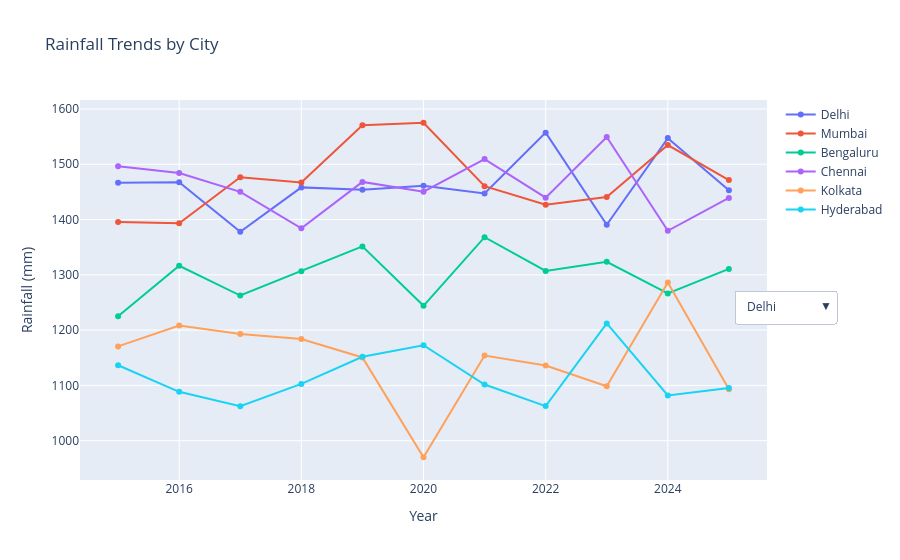

The code cell stored with this chart in its notebook:
### Code cell
# 8. Plotly: Rainfall with Dropdown by City
cities = df['City'].unique()
fig = go.Figure()

for city in cities:
    city_df = df[df['City'] == city].groupby('Year')['Rainfall'].sum().reset_index()
    fig.add_trace(go.Scatter(x=city_df['Year'], y=city_df['Rainfall'],
                             mode='lines+markers', name=city, visible=True))

fig.update_layout(
    title="Rainfall Trends by City",
    xaxis_title="Year",
    yaxis_title="Rainfall (mm)",
    updatemenus=[{
        "buttons": [
            {"label": city, "method": "update",
             "args": [{"visible": [c==city for c in cities]},
                      {"title": f"Rainfall in {city}"}]}
            for city in cities
        ],
        "direction": "down",
        "x": 1.1, "y": 0.5
    }]
)

fig.show()

### Figure 1 — Plotly figure (JSON) as saved in the notebook; plotly's stock layout.template omitted (floating-point values rounded to 4 significant figures)
{"data": [{"mode": "lines+markers", "name": "Delhi", "type": "scatter", "visible": true, "x": [2015, 2016, 2017, 2018, 2019, 2020, 2021, 2022, 2023, 2024, 2025], "y": [1466.0, 1468.0, 1378.0, 1458.0, 1454.0, 1461.0, 1447.0, 1557.0, 1391.0, 1547.0, 1453.0]}, {"mode": "lines+markers", "name": "Mumbai", "type": "scatter", "visible": true, "x": [2015, 2016, 2017, 2018, 2019, 2020, 2021, 2022, 2023, 2024, 2025], "y": [1396.0, 1393.0, 1477.0, 1467.0, 1571.0, 1575.0, 1460.0, 1427.0, 1441.0, 1535.0, 1472.0]}, {"mode": "lines+markers", "name": "Bengaluru", "type": "scatter", "visible": true, "x": [2015, 2016, 2017, 2018, 2019, 2020, 2021, 2022, 2023, 2024, 2025], "y": [1225.0, 1316.0, 1263.0, 1307.0, 1352.0, 1244.0, 1368.0, 1307.0, 1324.0, 1266.0, 1311.0]}, {"mode": "lines+markers", "name": "Chennai", "type": "scatter", "visible": true, "x": [2015, 2016, 2017, 2018, 2019, 2020, 2021, 2022, 2023, 2024, 2025], "y": [1496.0, 1484.0, 1450.0, 1384.0, 1468.0, 1450.0, 1509.0, 1440.0, 1549.0, 1380.0, 1439.0]}, {"mode": "lines+markers", "name": "Kolkata", "type": "scatter", "visible": true, "x": [2015, 2016, 2017, 2018, 2019, 2020, 2021, 2022, 2023, 2024, 2025], "y": [1171.0, 1208.0, 1193.0, 1184.0, 1151.0, 970.1, 1154.0, 1136.0, 1098.0, 1286.0, 1093.0]}, {"mode": "lines+markers", "name": "Hyderabad", "type": "scatter", "visible": true, "x": [2015, 2016, 2017, 2018, 2019, 2020, 2021, 2022, 2023, 2024, 2025], "y": [1136.0, 1088.0, 1062.0, 1103.0, 1152.0, 1173.0, 1102.0, 1063.0, 1212.0, 1082.0, 1095.0]}], "layout": {"title": {"text": "Rainfall Trends by City"}, "updatemenus": [{"buttons": [{"args": [{"visible": [true, false, false, false, false, false]}, {"title": "Rainfall in Delhi"}], "label": "Delhi", "method": "update"}, {"args": [{"visible": [false, true, false, false, false, false]}, {"title": "Rainfall in Mumbai"}], "label": "Mumbai", "method": "update"}, {"args": [{"visible": [false, false, true, false, false, false]}, {"title": "Rainfall in Bengaluru"}], "label": "Bengaluru", "method": "update"}, {"args": [{"visible": [false, false, false, true, false, false]}, {"title": "Rainfall in Chennai"}], "label": "Chennai", "method": "update"}, {"args": [{"visible": [false, false, false, false, true, false]}, {"title": "Rainfall in Kolkata"}], "label": "Kolkata", "method": "update"}, {"args": [{"visible": [false, false, false, false, false, true]}, {"title": "Rainfall in Hyderabad"}], "label": "Hyderabad", "method": "update"}], "direction": "down", "x": 1.1, "y": 0.5}], "xaxis": {"title": {"text": "Year"}}, "yaxis": {"title": {"text": "Rainfall (mm)"}}}}
